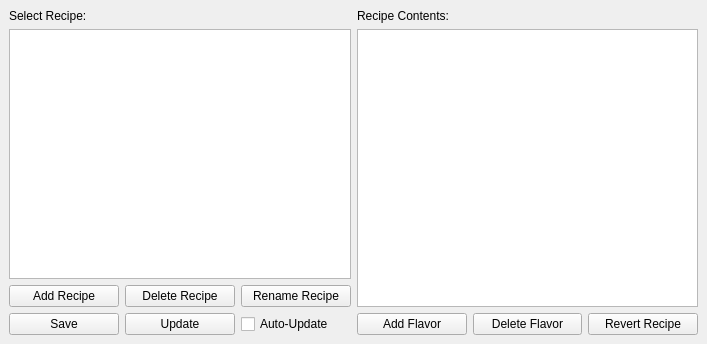
<?xml version="1.0" encoding="UTF-8"?>
<ui version="4.0">
 <class>MainWindow</class>
 <widget class="QMainWindow" name="MainWindow">
  <property name="geometry">
   <rect>
    <x>0</x>
    <y>0</y>
    <width>707</width>
    <height>344</height>
   </rect>
  </property>
  <property name="windowTitle">
   <string>YACC Redipe Editor</string>
  </property>
  <widget class="QWidget" name="centralwidget">
   <layout class="QHBoxLayout" name="horizontalLayout_4">
    <item>
     <layout class="QVBoxLayout" name="verticalLayout">
      <item>
       <widget class="QLabel" name="label">
        <property name="text">
         <string>Select Recipe:</string>
        </property>
       </widget>
      </item>
      <item>
       <widget class="QListWidget" name="recipe_list">
        <property name="uniformItemSizes">
         <bool>true</bool>
        </property>
       </widget>
      </item>
      <item>
       <layout class="QHBoxLayout" name="horizontalLayout">
        <item>
         <widget class="QPushButton" name="addrecipe_button">
          <property name="text">
           <string>Add Recipe</string>
          </property>
         </widget>
        </item>
        <item>
         <widget class="QPushButton" name="delrecipe_button">
          <property name="text">
           <string>Delete Recipe</string>
          </property>
         </widget>
        </item>
        <item>
         <widget class="QPushButton" name="renamerecipe_button">
          <property name="text">
           <string>Rename Recipe</string>
          </property>
         </widget>
        </item>
       </layout>
      </item>
      <item>
       <layout class="QHBoxLayout" name="horizontalLayout_2">
        <item>
         <widget class="QPushButton" name="save_button">
          <property name="text">
           <string>Save</string>
          </property>
         </widget>
        </item>
        <item>
         <widget class="QPushButton" name="update_button">
          <property name="text">
           <string>Update</string>
          </property>
         </widget>
        </item>
        <item>
         <widget class="QCheckBox" name="autosave_checkbox">
          <property name="text">
           <string>Auto-Update</string>
          </property>
         </widget>
        </item>
       </layout>
      </item>
     </layout>
    </item>
    <item>
     <layout class="QVBoxLayout" name="verticalLayout_2">
      <item>
       <widget class="QLabel" name="label_2">
        <property name="text">
         <string>Recipe Contents:</string>
        </property>
       </widget>
      </item>
      <item>
       <widget class="QTableWidget" name="recipe_table">
        <property name="editTriggers">
         <set>QAbstractItemView::AllEditTriggers</set>
        </property>
        <property name="selectionMode">
         <enum>QAbstractItemView::NoSelection</enum>
        </property>
        <attribute name="horizontalHeaderVisible">
         <bool>true</bool>
        </attribute>
        <attribute name="horizontalHeaderStretchLastSection">
         <bool>true</bool>
        </attribute>
        <attribute name="verticalHeaderVisible">
         <bool>false</bool>
        </attribute>
        <row>
         <property name="text">
          <string/>
         </property>
        </row>
       </widget>
      </item>
      <item>
       <layout class="QHBoxLayout" name="horizontalLayout_3">
        <item>
         <widget class="QPushButton" name="addflavor_button">
          <property name="text">
           <string>Add Flavor</string>
          </property>
         </widget>
        </item>
        <item>
         <widget class="QPushButton" name="delflavor_button">
          <property name="text">
           <string>Delete Flavor</string>
          </property>
         </widget>
        </item>
        <item>
         <widget class="QPushButton" name="revertrecipe_button">
          <property name="text">
           <string>Revert Recipe</string>
          </property>
         </widget>
        </item>
       </layout>
      </item>
     </layout>
    </item>
   </layout>
  </widget>
 </widget>
 <resources/>
 <connections/>
</ui>
